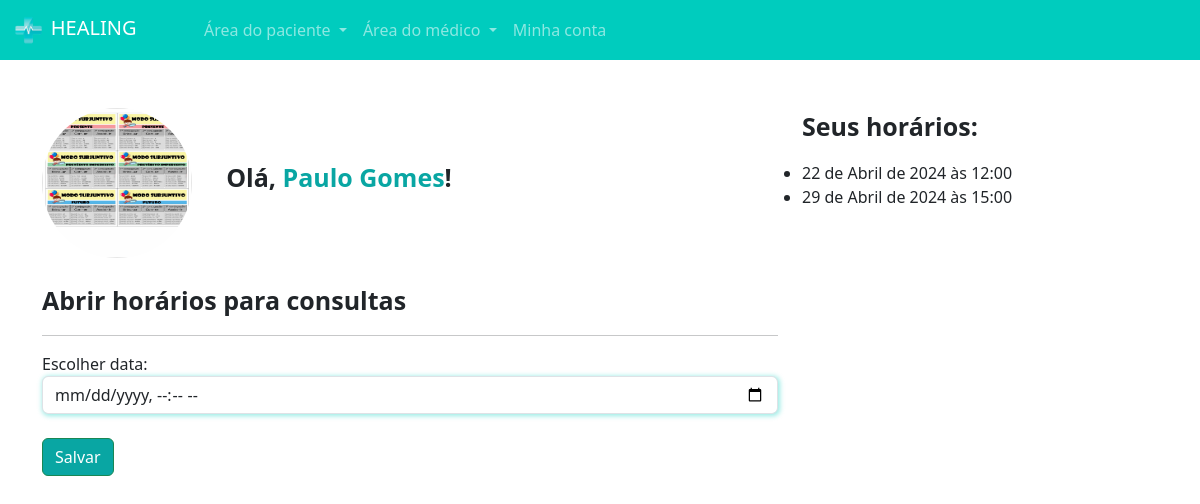
/medicine/horarios/ (signed in), run on the app's committed database.
### medicine/models.py (models this page shows, shortened)
class MedicoData(models.Model):
    crm = models.CharField(max_length=30)
    nome_completo = models.CharField(max_length=100)
    cep = models.CharField(max_length=20)
    rua = models.CharField(max_length=30)
    bairro = models.CharField(max_length=30)
    numero = models.IntegerField()
    rg = models.ImageField(upload_to="RGs")
    foto_perfil = models.ImageField(upload_to="FotoPerfil")
    cedula_identidade_medica = models.ImageField(upload_to="CedulasIdentidadeMedica")
    descricao = models.TextField()
    valor_consulta = models.FloatField(default=100)
    user = models.ForeignKey(User, on_delete=models.DO_NOTHING)
    area = models.ForeignKey(MedicineArea, on_delete=models.DO_NOTHING)

class Horarios(models.Model):
    data = models.DateTimeField()
    user = models.ForeignKey(User, on_delete=models.DO_NOTHING)
    agendada = models.BooleanField(default=False)

### medicine/views.py (the view, shortened to what this page needs)
# urls.py: path("horarios/", horarios, name="horarios"),
@login_required()
def horarios(request):
    if request.method == "GET":
        medico = MedicoData.objects.filter(user=request.user)
        horarios = Horarios.objects.filter(user=request.user)
        if medico.exists():
            context = {
                "medico": medico.first(),
                "horarios": horarios,
                "is_medico": is_medico(request.user),
            }
            return render(request, "medicine/horarios.html", context=context)
        else:
            messages.add_message(
                request, constants.ERROR, "Você não está cadastrado como médico!"
            )
            return redirect(reverse("auth_doctor"))

### medicine/models.py (called while the page is built)
def is_medico(user):
    doctor = MedicoData.objects.filter(user=user)
    return doctor.exists()

### extras/templates/medicine/horarios.html (shortened to what this page needs)
{% extends "user_auth/base.html" %}
{% load static %}
{% block head %}
    <link rel="stylesheet" href="{% static 'css/medicine/horario.css' %}">
    <link rel="stylesheet" href="{% static 'css/user_auth/user_auth.css' %}">
    <link rel="stylesheet" href="{% static 'css/medicine/auth_doctor.css' %}">
{% endblock %}
{% block content %}
    {% include "partials/navbar.html" %}
    <div class="container">
        <br><br>
        <div class="row">
            <div class="col-md-8">
                <img src="{{ medico.foto_perfil.url }}"  class="foto-perfil" alt="">
                <label style="margin-left: 30px; font-size: 25px" class="p-bold">Olá, <span class="color-dark">{{request.user.first_name}} {{ request.user.last_name }}</span>!</label>
                <br>
                <br>
                <p style="font-size: 25px" class="p-bold">Abrir horários para consultas</p>
                <hr>
                <form action="{% url 'horarios' %}" method="POST">
                    <label for="">Escolher data:</label>
                    <input type="datetime-local" name="data" class="form-control shadow-main-color">
                    <br>
                    <input type="submit" value="Salvar" class="btn btn-success btn-dark-color">
                </form>
            </div>
            <div class="col-md-4">
                <p style="font-size: 25px" class="p-bold">Seus horários:</p>
                <ul class="list-group">
                    {% for horario in horarios %}
                    <li>{{ horario.data }}</li>
                    {% endfor %}
                </ul>
            </div>
        </div>
    </div>
{% endblock %}

### extras/static/css/user_auth/base.css (style rules this page uses)
:root { --main-color: #00CCBE; --dark-color: #09A6A3; --contrast-color: #FFD686; }
.p-bold { font-weight: bold; }
.color-dark { color: var(--dark-color); }

### extras/static/css/medicine/horario.css (style rules this page uses)
.foto-perfil { width: 150px; height: 150px; border-radius: 75px; }

### extras/static/css/user_auth/user_auth.css (style rules this page uses)
.btn-dark-color { background-color: var(--dark-color); color: white; }

### extras/static/css/medicine/auth_doctor.css (style rules this page uses)
.shadow-main-color { box-shadow: 1px 1px 5px 1px rgba(0, 204, 190,.4); }

### data on the page
MedicoData: foto_perfil (picture)
Horarios: data "22 de Abril de 2024 às 12:00"
Horarios: data "29 de Abril de 2024 às 15:00"

### other printed values
{{ request.user.first_name }} "Paulo"
{{ request.user.last_name }} "Gomes"
